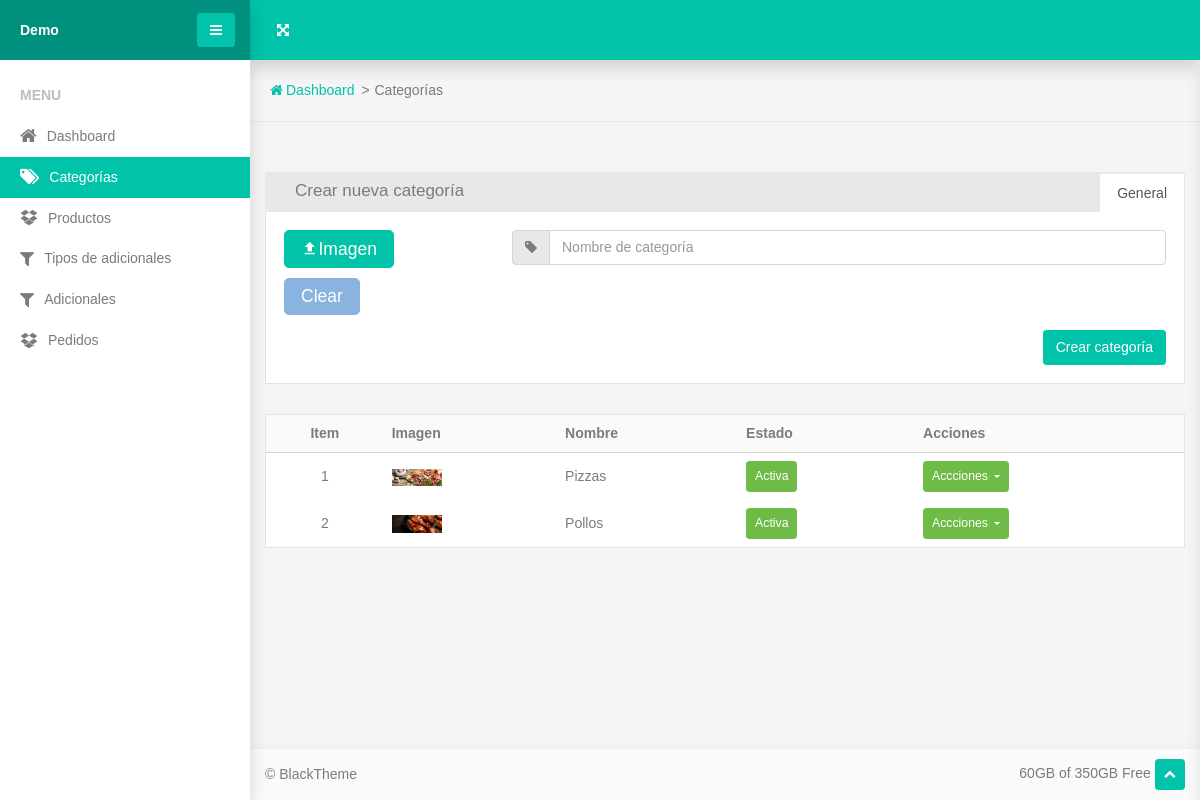
Page /categories/ on the committed database.
### www/models.py (models this page shows, shortened)
class Category(models.Model):
    name = models.CharField(max_length=100)
    image = models.ImageField()

### www/views.py (the view)
# urls.py: path('categories/', views.categories, name='categories'),
def categories(req):
    form = forms.CategoryForm()
    context = {
        'categories': models.Category.objects.all(),
        'form': form
    }
    if req.method == 'GET':
        return render(req, 'www/categories.html', context)
    elif req.method == 'POST':
        form = forms.CategoryForm(req.POST, req.FILES)
        if form.is_valid():
            category = form.save()
            context['category'] =  category
        return render(req, 'www/categories.html', context)

### www/forms.py
class CategoryForm(forms.ModelForm):
    class Meta:
        model = models.Category
        fields = '__all__'
        widgets = {
            'name': forms.TextInput(attrs={'class': 'form-control', 'placeholder': 'Nombre de categoría'}),
            'image': forms.FileInput(attrs={'class': 'tower-file-input'}),
        }

### www/templates/www/categories.html (shortened to what this page needs)
{% extends "base.html" %} {% load static %} {% block content %}
<section class="topbar">
  <ul class="breadcrumbs">
    <li class="breadcrumbs-item">
      <a class="breadcrumbs-link" href="{% url 'home' %}"
        ><span class="breadcrumbs-icon fa-home"></span><span>Dashboard</span></a
      >
    </li>
    <li class="breadcrumbs-item">Categorías</li>
  </ul>
</section>
<section class="section-sm">
  <div class="container-fluid">
    <div class="panel panel-nav">
      <div class="panel-header d-flex flex-wrap align-items-center justify-content-between">
        <h3 class="panel-title">Crear nueva categoría</h3>
        <ul class="nav nav-tabs scroller scroller-horizontal" role="tablist">
          <li class="nav-item">
            <a
              class="nav-link active"
              data-toggle="tab"
              href="#panelTab1"
              role="tab"
              aria-controls="panelTab1"
              aria-selected="true"
              >General</a
            >
          </li>
        </ul>
      </div>
      <div class="panel-body">
        <form method="post" enctype="multipart/form-data">
          <div class="tab-content">
            <div
              class="tab-pane fade show active"
              id="panelTab1"
              role="tabpanel">
              <div class="row row-15">
                <div class="col-md-4 col-xl-3">
                  <div class="tower-file">
                    <div class="group-10">
                      <label class="btn btn-lg btn-primary" for="id_image"><span class="mdi-upload"></span><span>Imagen</span></label>
                      <button class="tower-file-clear btn btn-lg btn-secondary align-top" type="button">Clear</button>
                    </div>
                  </div>
                </div>
                <div class="col-md-8 col-xl-9">
                  <div class="input-group form-group">
                    <div class="input-group-prepend">
                      <label class="input-group-text" for="basic-addon1"><span class="fa-tag"></span></label>
                    </div>
                    {{form.name}}
                  </div>
                </div>
                <div class="col-sm-8"></div>
                <div class="col-sm-4 text-right">
                  <button class="btn btn-primary" type="submit">Crear categoría</button>
                </div>
              </div>
            </div>
          </div>
        </form>
      </div>
    </div>
    <div class="panel">
      <div class="panel-body p-0">
        <div class="table-responsive">
          <table class="table table-sm table-borderless table-vertical-align">
            <thead>
              <tr class="border-bottom bg-lighter">
                <th class="text-center">Item</th>
                <th>Imagen</th>
                <th>Nombre</th>
                <th>Estado</th>
                <th>Acciones</th>
              </tr>
            </thead>
            <tbody>
            {% for category in categories %}
            <tr>
                <td class="text-center">
                  {{forloop.counter}}
                </td>
                <td>{% if category.image %}
                  <img src="{{ category.image.url }}" width="50" height="50" alt="">
                {% endif %}</td>
                <td>{{category.name}}</td>
                <td><button
                      class="btn btn-success btn-sm"
                    >Activa</button></td>
                <td>
                  <div class="dropdown">
                    <button
                      class="btn dropdown-toggle btn-success btn-sm"
                      data-toggle="dropdown"
                    >
                      <span>Accciones</span>
                    </button>
                  </div>
                </td>
              </tr>
            {% endfor %}
            </tbody>
          </table>
        </div>
      </div>
    </div>
  </div>
</section>
{% endblock content %}

### www/static/www/components/breadcrumbs/breadcrumbs.css (style rules this page uses)
.breadcrumbs { display: flex; flex-wrap: wrap; padding: 0 1.25rem; list-style: none; }
.breadcrumbs-item { flex-shrink: 0; }
.breadcrumbs-item:not(:first-child) { position: relative; padding-left: 20px; }
.breadcrumbs-item:not(:first-child)::before { content: '>'; position: absolute; left: 0.4375rem; }
.breadcrumbs-icon { margin-right: 0.1875rem; }

### www/static/www/components/panel/panel.css (style rules this page uses)
.panel { position: relative; display: flex; flex-direction: column; min-width: 0; word-wrap: break-word; background-color: #fff; background-clip: border-box; }
.panel-body { flex: 1 1 auto; padding: 1.25rem; border: 1px solid #e3e3e3; }
.panel-header { padding: 0.9375rem 1.25rem; background-color: #e8e8e8; }
.panel-title { font-size: 1.0625rem; }
@media (min-width: 1200px) { .panel-header { padding: 1.125rem 1.875rem; } }
@media (min-width: 1200px) { .panel-body, .panel-menu, .panel-footer { padding: 1.125rem; } }
* + .panel { margin-top: 0.8125rem; }
.panel + .panel { margin-top: 1.875rem; }
.panel-nav .panel-header { padding: 0; }
.panel-nav .nav { flex-wrap: nowrap; overflow-x: auto; }
.panel-nav .nav-tabs .nav-link { border-bottom: 0; }
.panel-nav .panel-title { padding: 0.5rem 1.875rem; }

### www/static/www/components/section/section.css (style rules this page uses)
.section-sm, .section-md, .section-lg { padding: 50px 0; }

### www/static/www/components/dropdown/dropdown.css (style rules this page uses)
.dropup, .dropright, .dropdown, .dropleft { position: relative; }
.dropdown-toggle { white-space: nowrap; }
.dropdown-toggle::after { display: inline-block; margin-left: 0.255em; vertical-align: middle; content: ""; border-top: 0.3em solid; border-right: 0.3em solid transparent; border-bottom: 0; border-left: 0.3em solid transparent; }
.dropdown { display: inline-block; }
.dropdown-toggle:after { height: 0.3em; }

### www/static/www/components/button/button.css (style rules this page uses)
.btn { display: inline-block; font-weight: 400; color: #797b7c; text-align: center; vertical-align: middle; user-select: none; background-color: transparent; border: 1px solid transparent; padding: 0.375rem 0.75rem; font-size: 0.875rem; line-height: 1.49; border-radius: 0.2rem; transition: color 0.15s ease-in-out, background-color 0.15s ease-in-out, border-color 0.15s ease-in-out, box-shadow 0.15s ease-in-out; }
.btn.disabled, .btn:disabled { opacity: 0.65; box-shadow: none; }
.btn-primary { color: #fff; background-color: #00c3aa; border-color: #00c3aa; box-shadow: 0 0 0 transparent; }
.btn-secondary { color: #fff; background-color: #4d8dce; border-color: #4d8dce; box-shadow: 0 0 0 transparent; }
.btn-secondary.disabled, .btn-secondary:disabled { color: #fff; background-color: #4d8dce; border-color: #4d8dce; }
.btn-success { color: #fff; background-color: #6fbb47; border-color: #6fbb47; box-shadow: 0 0 0 transparent; }
.btn-lg, .btn-group-lg > .btn { padding: 0.5rem 1rem; font-size: 1.09375rem; line-height: 1.1; border-radius: 0.3rem; }
.btn-sm, .btn-group-sm > .btn { padding: 0.25rem 0.5rem; font-size: 0.76563rem; line-height: 1.7; border-radius: 0.2rem; }
.btn { transition: .2s; }

### www/static/www/components/table/table.css (style rules this page uses)
.table { width: 100%; margin-bottom: 1rem; color: #797b7c; }
.table th, .table td { padding: 0.75rem; vertical-align: top; border-top: 1px solid #d5d5d5; }
.table thead th { vertical-align: bottom; border-bottom: 2px solid #d5d5d5; }
.table-sm th, .table-sm td { padding: 0.5rem; }
.table-borderless th, .table-borderless td, .table-borderless thead th, .table-borderless tbody + tbody { border: 0; }
.table-responsive { display: block; width: 100%; overflow-x: auto; -webkit-overflow-scrolling: touch; }
.table { margin-bottom: 0; }
.table-vertical-align td, .table-vertical-align th { vertical-align: middle; }

### www/static/www/components/mdi/mdi.css (style rules this page uses)
[class*='mdi-']:before { font-weight: 400; font-family: 'Material Design Icons'; }
.mdi-upload:before { content: "\f63f"; }

### rows in the picture
Category: image (picture), name "Pizzas"
Category: image (picture), name "Pollos"
